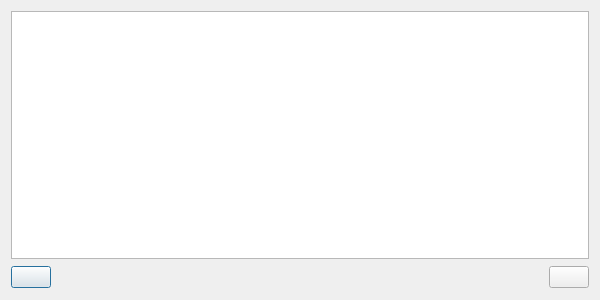
<?xml version="1.0" encoding="UTF-8"?>
<ui version="4.0">
 <class>Downloads</class>
 <widget class="QDialog" name="Downloads">
  <property name="geometry">
   <rect>
    <x>0</x>
    <y>0</y>
    <width>600</width>
    <height>300</height>
   </rect>
  </property>
  <property name="windowTitle">
   <string>Downloads</string>
  </property>
  <layout class="QGridLayout" name="gridLayout">
   <item row="0" column="0" colspan="3">
    <widget class="TableView" name="dlview"/>
   </item>
   <item row="1" column="0">
    <layout class="QHBoxLayout" name="horizontalLayout">
     <item>
      <widget class="QPushButton" name="cleanbtn">
       <property name="enabled">
        <bool>true</bool>
       </property>
       <property name="text">
        <string/>
       </property>
      </widget>
     </item>
     <item>
      <spacer>
       <property name="orientation">
        <enum>Qt::Horizontal</enum>
       </property>
       <property name="sizeHint" stdset="0">
        <size>
         <width>58</width>
         <height>24</height>
        </size>
       </property>
      </spacer>
     </item>
    </layout>
   </item>
   <item row="1" column="1">
    <widget class="QLabel" name="countlb">
     <property name="text">
      <string/>
     </property>
    </widget>
   </item>
   <item row="1" column="2">
    <layout class="QHBoxLayout" name="horizontalLayout_2">
     <item>
      <spacer name="horizontalSpacer">
       <property name="orientation">
        <enum>Qt::Horizontal</enum>
       </property>
       <property name="sizeHint" stdset="0">
        <size>
         <width>148</width>
         <height>20</height>
        </size>
       </property>
      </spacer>
     </item>
     <item>
      <widget class="QPushButton" name="setbtn">
       <property name="text">
        <string/>
       </property>
      </widget>
     </item>
    </layout>
   </item>
  </layout>
 </widget>
 <customwidgets>
  <customwidget>
   <class>TableView</class>
   <extends>QTableView</extends>
   <header>tableview.h</header>
  </customwidget>
 </customwidgets>
 <resources/>
 <connections/>
</ui>
